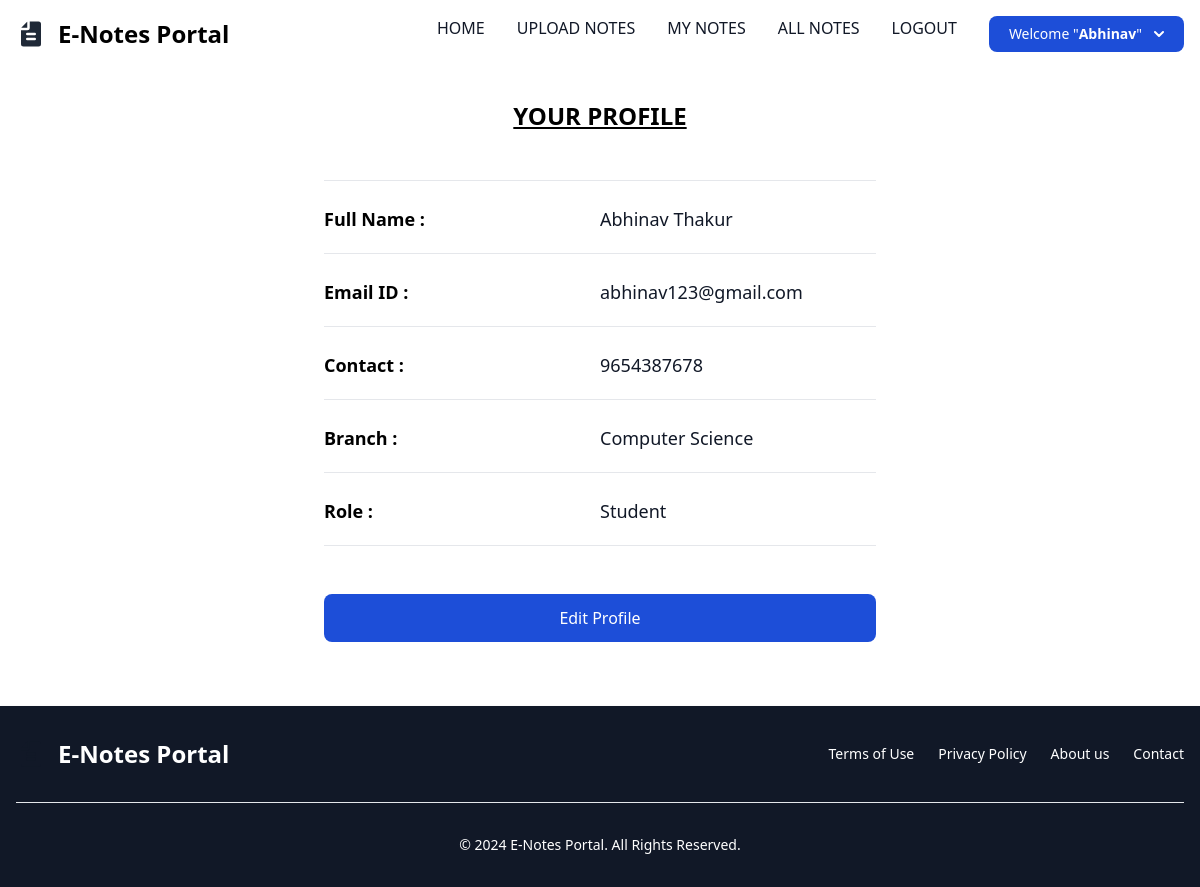
/profile (signed in), run on the app's committed database.
### NOTES/models.py (models this page shows, shortened)
class Signup(models.Model):
    user = models.ForeignKey(User,on_delete=models.CASCADE )
    contact = models.CharField(max_length=10,null=True)
    branch = models.CharField(max_length=50)
    role = models.CharField(max_length=30)

### NOTES/views.py (the view)
# urls.py: path('profile', views.profile,name='profile' ),
def profile(request):
    if not request.user.is_authenticated:
        return redirect('userlogin')
    user = User.objects.get(id=request.user.id)
    data = Signup.objects.get(user = user)
    d = {'data': data,'user': user}
    return render(request,'profile.html',d)

### NOTES/templates/profile.html (shortened to what this page needs)
{% include "user_nav.html"%}
{%load static%}
<!doctype html>
<html lang="en">
  {% load static tailwind_tags %}
  <head>
    {% tailwind_css %}
  </head>
  <body>
{% block body %}
<div class="w-screen  border-t border-gray-200 px-4 py-5 sm:p-0">
  <div class="w-1/2 mx-auto p-4 md:py-8 col-span-1">
    <div>
    <h2 class="text-2xl text-center font-bold dark:text-gray-900"><b><u>YOUR PROFILE</u></b></h2>
   </div>
  <br>
  <br>
  <hr>
  <br>
  <div class="flex flex-row">
    <div class="flex-1 h-12 text-lg  font-bold text-black-700"><b>Full Name : </b></div>
    <div class="flex-1 h-12 mt-1 text-lg text-gray-900 sm:mt-0 sm:col-span-2 font-normal">{{data.user.first_name}} {{data.user.last_name}}</div>
  </div>
  <hr>
  <br>
  <div class="flex flex-row">
    <div class="flex-1 h-12 text-lg  font-bold text-black-700"><b>Email ID : </b></div>
    <div class="flex-1 h-12 mt-1 text-lg text-gray-900 sm:mt-0 sm:col-span-2 font-normal">{{data.user.username}}</div>
  </div>
  <hr>
  <br>
  <div class="flex flex-row">
    <div class="flex-1 h-12 text-lg  font-bold text-black-700"><b>Contact : </b></div>
    <div class="flex-1 h-12 mt-1 text-lg text-gray-900 sm:mt-0 sm:col-span-2 font-normal">{{data.contact}}</div>
  </div>
  <hr>
  <br>
  <div class="flex flex-row">
    <div class="flex-1 h-12 text-lg  font-bold text-black-700"><b>Branch : </b></div>
    <div class="flex-1 h-12 mt-1 text-lg text-gray-900 sm:mt-0 sm:col-span-2 font-normal">{{data.branch}}</div>
  </div>
  <hr>
  <br>
  <div class="flex flex-row">
    <div class="flex-1 h-12 text-lg  font-bold text-black-700"><b>Role : </b></div>
    <div class="flex-1 h-12 mt-1 text-lg text-gray-900 sm:mt-0 sm:col-span-2 font-normal">{{data.role}}</div>
  </div>
  <hr>
  <br>
  <br>
  <div>
    <a href="/editprofile" type="submit" class="mt-2 mb-4 w-auto px-5 py-3 flex justify-center items-center text-base font-medium text-center text-white bg-blue-700 rounded-lg hover:bg-blue-800 focus:ring-4 focus:ring-blue-300 sm:w-auto dark:bg-blue-600 dark:hover:bg-blue-700 dark:focus:ring-blue-800">Edit Profile</a>
  </div>
</div>
</div>
<footer class="bg-gray-900  shadow mt-4">
  <div class="w-full max-w-screen-xl mx-auto p-4 md:py-8">
      <div class="sm:flex sm:items-center sm:justify-between">
          <a href="https://flowbite.com/" class="flex items-center mb-4 sm:mb-0 space-x-3 rtl:space-x-reverse">
              <span class="self-center text-2xl font-semibold whitespace-nowrap text-white">E-Notes Portal</span>
          </a>
          <ul class="flex flex-wrap items-center mb-6 text-sm font-medium text-white sm:mb-0 dark:text-white">
              <li>
                  <a href="#" class="hover:underline me-4 md:me-6">Terms of Use</a>
              </li>
              <li>
                  <a href="#" class="hover:underline me-4 md:me-6">Privacy Policy</a>
              </li>
              <li>
                  <a href="/about" class="hover:underline me-4 md:me-6">About us</a>
              </li>
              <li>
                  <a href="/contact" class="hover:underline">Contact</a>
              </li>
          </ul>
      </div>
      <hr class="my-6 border-white sm:mx-auto dark:border-white lg:my-8" />
      <span class="block text-sm text-white sm:text-center dark:text-white">© 2024 <a href="https://flowbite.com/" class="hover:underline">E-Notes Portal</a>. All Rights Reserved.</span>
  </div>
</footer>
{% endblock body %}
    </body>
</html>

### NOTES/templates/user_nav.html (shortened to what this page needs)
{% load static tailwind_tags%}
{% tailwind_css%}
<html>
    <head>
    </head>
    <body>
<nav class="bg-white border-gray-200 dark:bg-gray-900">
    <div class="max-w-screen-xl flex flex-wrap items-center justify-between mx-auto p-4">
      <a href="https://flowbite.com/" class="flex items-center space-x-3 rtl:space-x-reverse">
          <span class="self-center text-2xl font-bold whitespace-nowrap dark:text-white">E-Notes Portal</span>
      </a>
      <div class="hidden w-full md:block md:w-auto active:text-blue-700" id="navbar-default">
        <ul class="font-medium flex flex-col p-4 md:p-0 mt-4 border border-gray-100 rounded-lg bg-gray-50 md:flex-row md:space-x-8 rtl:space-x-reverse md:mt-0 md:border-0 md:bg-white dark:bg-gray-800 md:dark:bg-gray-900 dark:border-gray-700">
          <li>
            <a href="/profile" class="block py-2 px-3 text-gray-900 rounded hover:bg-gray-100 md:hover:bg-transparent md:border-0 md:hover:text-blue-700 md:p-0 dark:text-white md:dark:hover:text-blue-500 dark:hover:bg-gray-700 dark:hover:text-white md:dark:hover:bg-transparent">HOME</a>
          </li>
          <li>
            <a href="/upload_notes" class="block py-2 px-3 text-gray-900 rounded hover:bg-gray-100 md:hover:bg-transparent md:border-0 md:hover:text-blue-700 md:p-0 dark:text-white md:dark:hover:text-blue-500 dark:hover:bg-gray-700 dark:hover:text-white md:dark:hover:bg-transparent">UPLOAD NOTES</a>
          </li>
          <li>
            <a href="/view_mynotes" class="block py-2 px-3 text-gray-900 rounded hover:bg-gray-100 md:hover:bg-transparent md:border-0 md:hover:text-blue-700 md:p-0 dark:text-white md:dark:hover:text-blue-500 dark:hover:bg-gray-700 dark:hover:text-white md:dark:hover:bg-transparent">MY NOTES</a>
          </li>
          <li>
            <a href="/uview_allnotes" class="block py-2 px-3 text-gray-900 rounded hover:bg-gray-100 md:hover:bg-transparent md:border-0 md:hover:text-blue-700 md:p-0 dark:text-white md:dark:hover:text-blue-500 dark:hover:bg-gray-700 dark:hover:text-white md:dark:hover:bg-transparent">ALL NOTES</a>
          </li>
          <li>
            <a href="/Logout" class="block py-2 px-3 text-gray-900 rounded hover:bg-gray-100 md:hover:bg-transparent md:border-0 md:hover:text-blue-700 md:p-0 dark:text-white md:dark:hover:text-blue-500 dark:hover:bg-gray-700 dark:hover:text-white md:dark:hover:bg-transparent">LOGOUT</a>
          </li>
          <button id="dropdownDefaultButton" data-dropdown-toggle="dropdown" class="text-white bg-blue-700 hover:bg-blue-800 focus:ring-4 focus:outline-none focus:ring-blue-300 font-medium rounded-lg text-sm px-5 py-2 text-center inline-flex items-center dark:bg-blue-600 dark:hover:bg-blue-700 dark:focus:ring-blue-800" type="button">Welcome "<strong>{{request.user.first_name}}</strong>"<svg class="w-2.5 h-2.5 ms-3" aria-hidden="true" xmlns="http://www.w3.org/2000/svg" fill="none" viewBox="0 0 10 6">
          <path stroke="currentColor" stroke-linecap="round" stroke-linejoin="round" stroke-width="2" d="m1 1 4 4 4-4"/>
          </svg>
          </button>
        </ul>
      </div>
    </div>
  </nav>
</body>
  </html>

### data on the page
Signup: user.first_name "Abhinav", user.last_name "Thakur", user.username "abhinav123@gmail.com", contact "9654387678", branch "Computer Science", role "Student"

### other printed values
{{ request.user.first_name }} "Abhinav"
